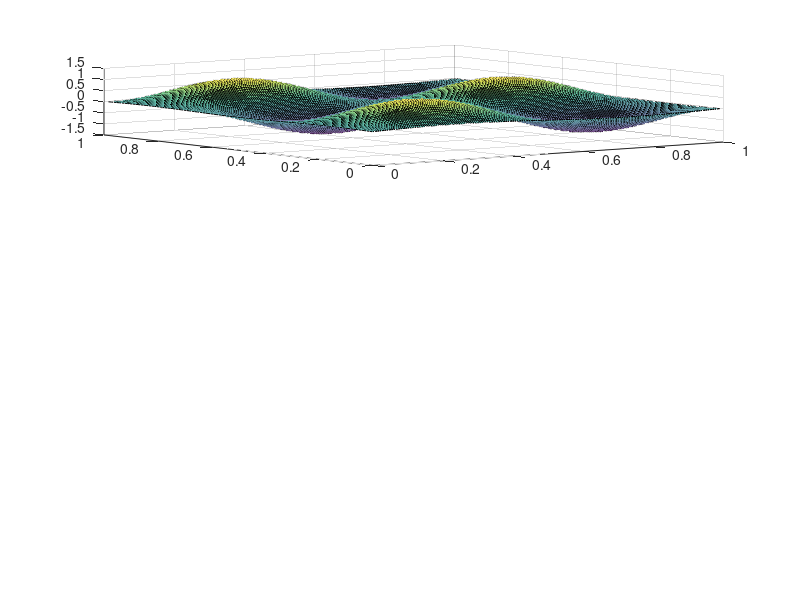

Reproduce this figure in MATLAB. (Note: this script raises an error after producing the figure.)
clear
clc
% This script solves general Poisson's equations numerically. It allows users
% to specify M and N (size of the grid), and input f (the RHS of Poisson's
% equation), Then Au=f is solved using the simple finite difference scheme.

%%%%%%%%%%%%%%%%%%%%%%
% LHS initialization %
%%%%%%%%%%%%%%%%%%%%%%
N = 200;                                                 % x, number of intervals in discretization
M = 100;                                                 % y, number of intervals
h1 = 1/N;                                                % x, interval size
h2 = 1/M;                                                % y, interval size
diag0 = ones(N-1,1)*2*(h1^2+h2^2)/(h1^2*h2^2);           % trivial step in constructing B
diag1 = -ones(N-1,1)/(h1^2);
B = spdiags([diag1, diag0, diag1], -1:1, N-1, N-1);      % block B, (N-1)*(N-1) matrix
C = -speye(N-1)/(h2^2);                                  % block C, (N-1)*(N-1) matrix
mat_cells = {B,C,zeros(N-1)};                            % trivial step in constructing A
A = cell2mat(mat_cells(toeplitz([1,2,ones(1,M-3)*3])));  % mat A, (M-1)(N-1)*(M-1)(N-1) matrix

%%%%%%%%%%%%%%%%%%%%%%
% RHS initialization %
%%%%%%%%%%%%%%%%%%%%%%
x = (1:N-1)*h1;                          % horizontal axis
y = ((1:M-1)*h2)';                       % vertical axis
f1=@(x,y)13*pi^2*sin(2*pi*x).*sin(3*pi*y);
f1mat = f1(x,y)';                        % (N-1)*(M-1) matrix
f1vec = f1mat(:);                        % (N-1)(M-1) vector
f2=@(x,y)-(x-1).^3.*(42*x.^2-24*x+2).*y.*(y-1)-2*x.^2.*(x-1).^5;
f2mat = f2(x,y)';                        % (N-1)*(M-1) matrix
f2vec = f2mat(:);                        % (N-1)(M-1) vector

%%%%%%%%%%%%%%%%%%
% numerical soln %
%%%%%%%%%%%%%%%%%%
tic;
u1 = A\f1vec;                % backslash solver (Gaussian)
u1mat = vec2mat(u1,N-1);     % (M-1)*(N-1) matrix
t1 = toc;
tic;
u2 = A\f2vec;
u2mat = vec2mat(u2,N-1);
t2 = toc;

%%%%%%%%%%%%%%
% exact soln %
%%%%%%%%%%%%%%
s1=@(x,y)sin(2*pi*x).*sin(3*pi*y);
s1mat = s1(x,y);
s2=@(x,y)(x-1).^5.*x.^2.*y.*(y-1);
s2mat = s2(x,y);

%%%%%%%%%%%%%%%%
% verification %
%%%%%%%%%%%%%%%%
figure(1)
subplot(3,1,1)    % plot the numerical solution
s11 = surf(x,y,u1mat,'FaceAlpha',0.7); s11.EdgeColor = 'none';
title(sprintf('Eqn1: M=%d, N=%d completed in %0.4f secs',M,N,t1)); 
axis([0 1 0 1 -1 1]); colorbar;
xlabel('x'); ylabel('y'); zlabel('numerical soln');
subplot(3,1,2)    % plot the exact solution
s12 = surf(x,y,s1mat,'FaceAlpha',0.7); s12.EdgeColor = 'none';
axis([0 1 0 1 -1 1]); colorbar;
xlabel('x'); ylabel('y'); zlabel('exact soln');
subplot(3,1,3)    % plot the residual (numerical - exact)
s13 = surf(x,y,u1mat-s1mat,'FaceAlpha',0.7); s13.EdgeColor = 'none';
colorbar; xlabel('x'); ylabel('y'); zlabel('numerical - exact');
print(sprintf('Eqn1_bs_m%d_n%d.png', M, N),'-dpng');

figure(2)
subplot(3,1,1)
s21 = surf(x,y,u2mat,'FaceAlpha',0.7); s21.EdgeColor = 'none';
title(sprintf('Eqn2: M=%d, N=%d completed in %0.4f secs',M,N,t2)); 
axis([0 1 0 1 -0.001 0.004]); colorbar;
xlabel('x'); ylabel('y'); zlabel('numerical soln');
xlabel('x'); ylabel('y'); zlabel('numerical soln');
subplot(3,1,2)
s22 = surf(x,y,s2mat,'FaceAlpha',0.7); s22.EdgeColor = 'none';
axis([0 1 0 1 -0.001 0.004]); colorbar;
xlabel('x'); ylabel('y'); zlabel('exact soln');
subplot(3,1,3)
s23 = surf(x,y,u2mat-s2mat,'FaceAlpha',0.7); s23.EdgeColor = 'none';
colorbar; xlabel('x'); ylabel('y'); zlabel('numerical - exact');
print(sprintf('Eqn2_bs_m%d_n%d.png', M, N),'-dpng');